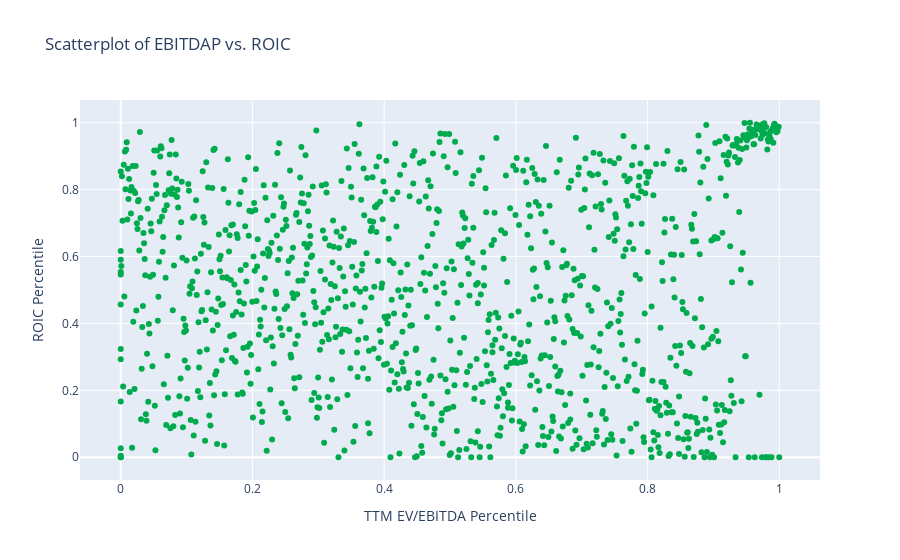

The notebook cell saved with this chart:
### Code cell
# scatter plot two factors, check both raw ratio & PRank
fig1 = plty.Figure()
fig1.add_trace(plty.Scatter(x=b.EBITDAP.values, 
                            y=b.ROIC.values, 
                            mode='markers',
                            text=b.index.get_level_values(1),
                            marker_color=clr1[0]))
fig1.update_layout(
    title = 'Scatterplot of EBITDAP vs. ROIC',
    yaxis_title = 'ROIC Percentile',
    xaxis_title = 'TTM EV/EBITDA Percentile'
)
fig1.show()

# b.columns

### Figure 1 — Plotly figure (JSON) as saved in the notebook; plotly's stock layout.template omitted (floating-point values rounded to 4 significant figures; data arrays with more than 128 entries replaced by an {"elided": "..."} marker saying what was removed)
{"data": [{"marker": {"color": "#00ab4e"}, "mode": "markers", "text": {"elided": "1114 str values"}, "type": "scatter", "x": {"elided": "1114 float values"}, "y": {"elided": "1114 float values"}}], "layout": {"title": {"text": "Scatterplot of EBITDAP vs. ROIC"}, "xaxis": {"title": {"text": "TTM EV/EBITDA Percentile"}}, "yaxis": {"title": {"text": "ROIC Percentile"}}}}
